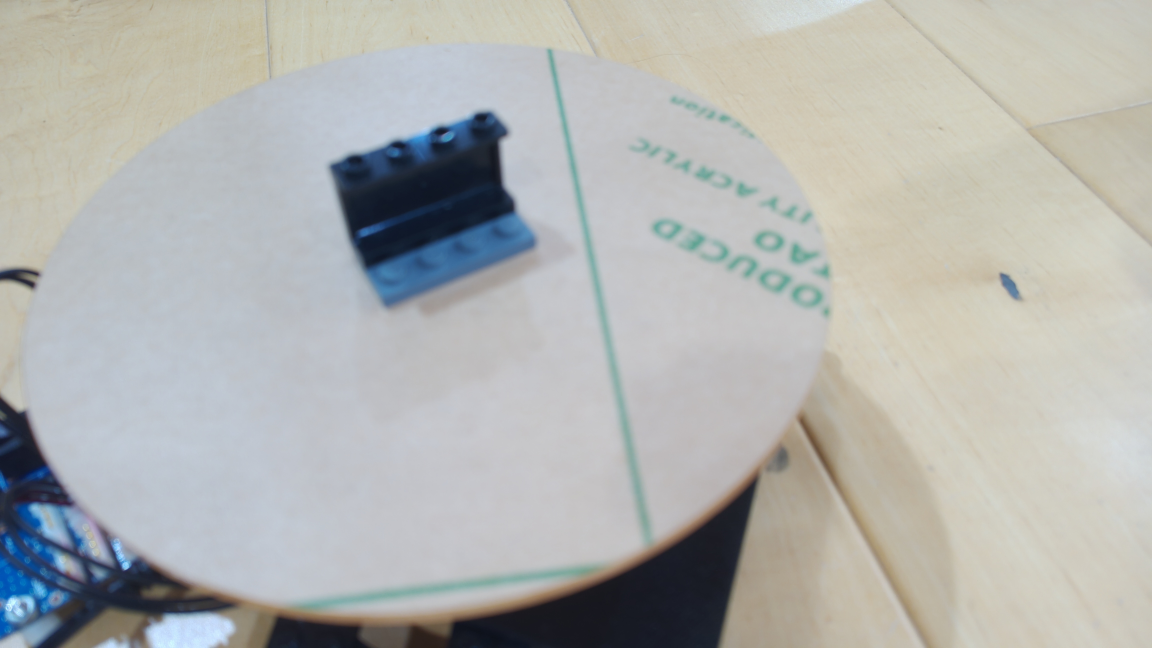
#> input picture captures/capture_0.jpg, 4608 x 2592 px, found by its file name (shown at 1/4 size)
$ python generate_haralick_visuals.py
#> lines starting #> are read from the running program, lines starting #| are printed output that depends on the picture
#!/usr/bin/env python3
"""
Generate high-resolution visual assets for Haralick morphological analysis (docs/haralick.md and Slide 27).
"""

import os
import cv2
import numpy as np
import matplotlib
matplotlib.use('Agg')
import matplotlib.pyplot as plt
from mpl_toolkits.mplot3d import Axes3D
from mpl_toolkits.mplot3d.art3d import Poly3DCollection
from skimage import measure

os.makedirs("docs/images/haralick", exist_ok=True)

# -------------------------------------------------------------
# 1. Figure 1: Turntable Real Photo Comparison
# -------------------------------------------------------------
print("Generating Figure 1: Turntable Real Photo Comparison...")
img3 = cv2.imread("captures_8-16_lesion_3/capture_0.jpg")
#> img3 is the input picture: shape (2592, 4608, 3); mean B, G, R 176.8, 179.5, 178.1
img4 = cv2.imread("captures_8-16_lesion_4/capture_0.jpg")

# Crops around the lesions
# Lesion 3: x=1800, y=844, w=1052, h=692
# Lesion 4: x=1520, y=800, w=1344, h=856
crop3 = img3[700:1700, 1600:3000]
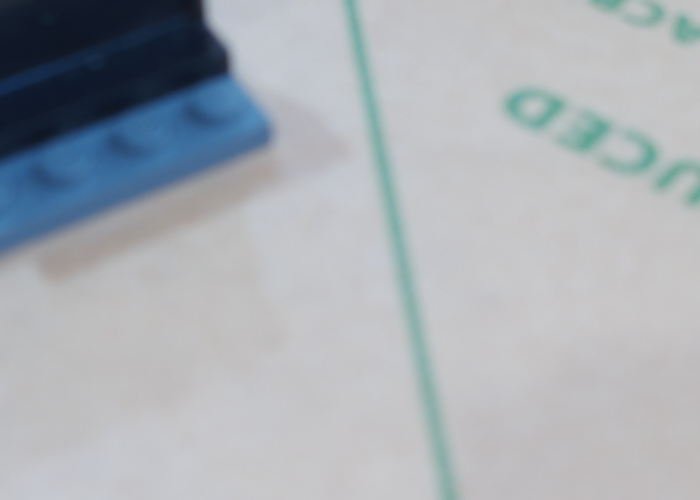
#> crop3: shape (1000, 1400, 3) (shown at 1/2 size); mean B, G, R 179.6, 173.7, 168.2
crop4 = img4[700:1700, 1400:3000]
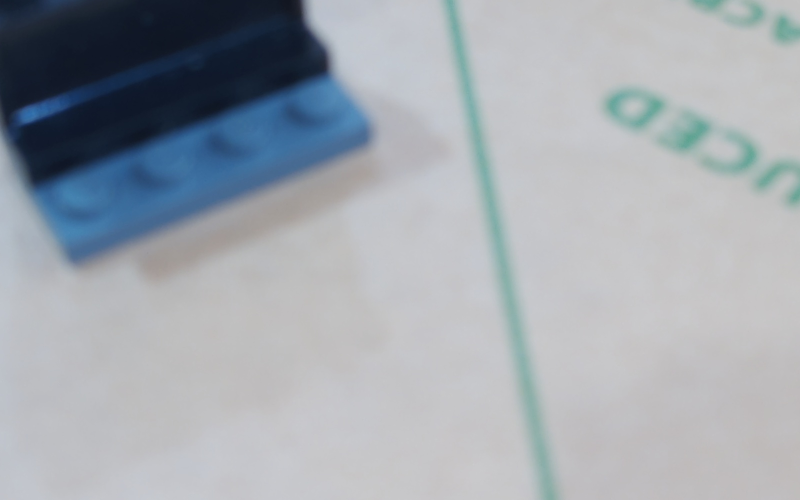
#> crop4: shape (1000, 1600, 3) (shown at 1/2 size); mean B, G, R 175, 168, 162

# Resize crops to identical dimensions (1000x1400)
crop3 = cv2.resize(crop3, (1200, 800))
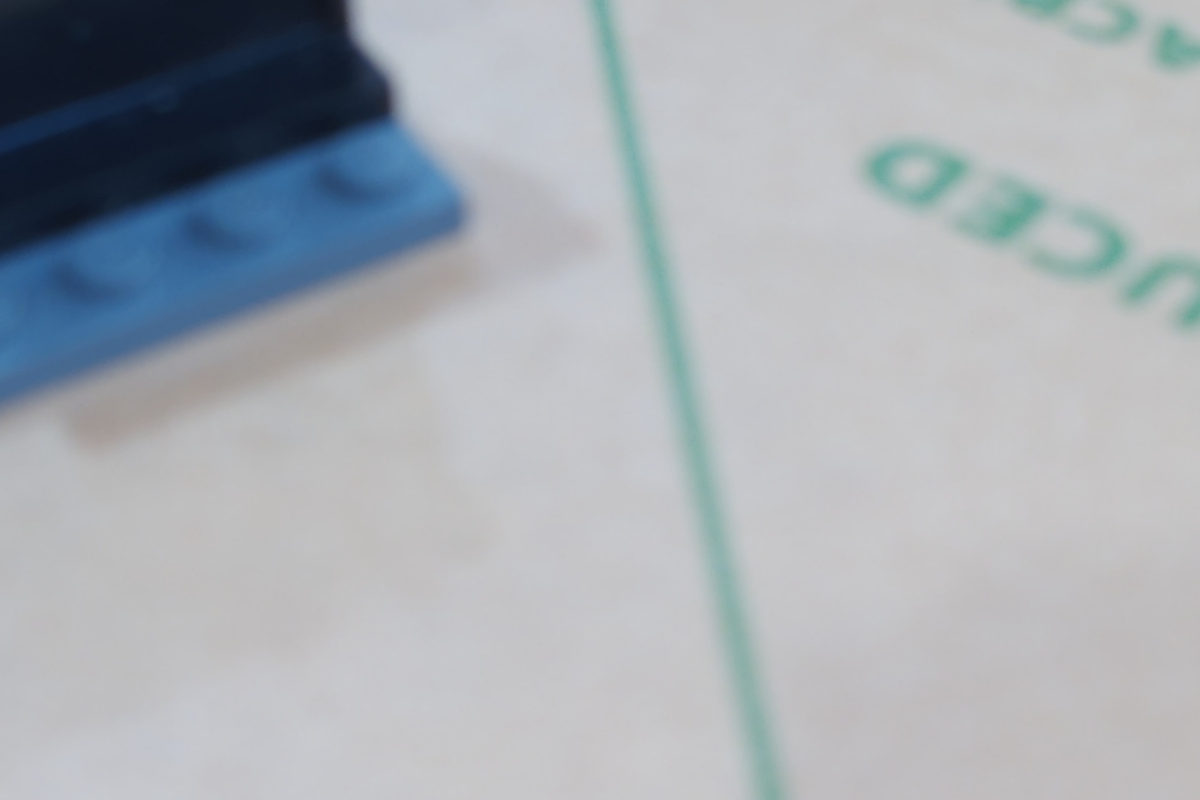
#> crop3: shape (800, 1200, 3); mean B, G, R 179.6, 173.7, 168.2
crop4 = cv2.resize(crop4, (1200, 800))
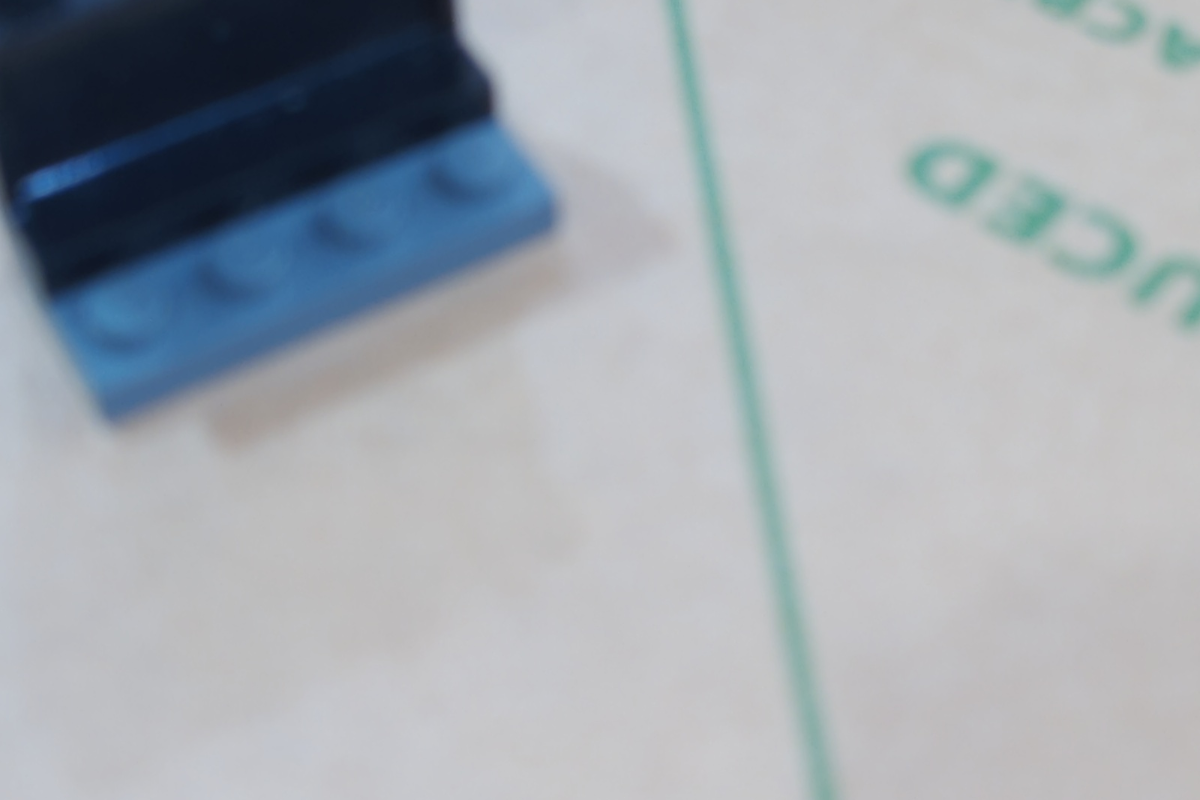
#> crop4: shape (800, 1200, 3); mean B, G, R 174.9, 168, 161.9

# Convert BGR to RGB
crop3 = cv2.cvtColor(crop3, cv2.COLOR_BGR2RGB)
crop4 = cv2.cvtColor(crop4, cv2.COLOR_BGR2RGB)

fig, axes = plt.subplots(1, 2, figsize=(16, 7), facecolor='#0f172a')

# Panel A: Lesion 3
axes[0].imshow(crop3)
axes[0].set_title("Lesion 3 (Baseline Specimen $V_0$)\nPhysical Turntable Capture (Step 0)",
                  color='#38bdf8', fontsize=15, fontweight='bold', pad=12)
axes[0].axis('off')
text_box3 = (
    "• Intended Baseline Volume ($V_0$)\n"
    "• Compact, 2-lobed morphology\n"
    "• High Sphericity: 0.240\n"
    "• Surface Area: 26,630 px²"
)
axes[0].text(0.04, 0.06, text_box3, transform=axes[0].transAxes,
             fontsize=12, color='white', family='monospace',
             bbox=dict(boxstyle='round,pad=0.6', facecolor='#1e293b', edgecolor='#38bdf8', alpha=0.85, lw=1.5))

# Panel B: Lesion 4
axes[1].imshow(crop4)
axes[1].set_title("Lesion 4 (Intentionally Molded with $2.0\\times$ Clay Volume)\nPhysical Turntable Capture (Step 0)",
                  color='#f43f5e', fontsize=15, fontweight='bold', pad=12)
axes[1].axis('off')
text_box4 = (
    "• Target: Double Clay Volume ($2.0\\times V_0$)\n"
    "• Irregular, 3-lobed spreading morphology\n"
    "• Lower Sphericity: 0.145 (Flattened)\n"
    "• Surface Area: 68,361 px² (2.57× spreading)"
)
axes[1].text(0.04, 0.06, text_box4, transform=axes[1].transAxes,
             fontsize=12, color='white', family='monospace',
             bbox=dict(boxstyle='round,pad=0.6', facecolor='#1e293b', edgecolor='#f43f5e', alpha=0.85, lw=1.5))

plt.suptitle("Physical Turntable Ground Truth: Lesion 3 vs Lesion 4\nDemonstrating Intentional Mass Doubling Combined with Morphological Deformation",
             color='white', fontsize=17, fontweight='bold', y=0.98)
plt.tight_layout()
fig.savefig("docs/images/haralick/lesion3_vs_lesion4_turntable.png", dpi=200, bbox_inches='tight', facecolor='#0f172a')
plt.close()
print("Saved docs/images/haralick/lesion3_vs_lesion4_turntable.png")


# -------------------------------------------------------------
# 2. Figure 2: 3D Solid Voxel Meshes Comparison
# -------------------------------------------------------------
print("Generating Figure 2: 3D Solid Voxel Meshes Comparison...")
#> (the run stopped early here; a loop or call above may not have finished)

$ run again, with captures/capture_19.jpg copied over captures/capture_0.jpg
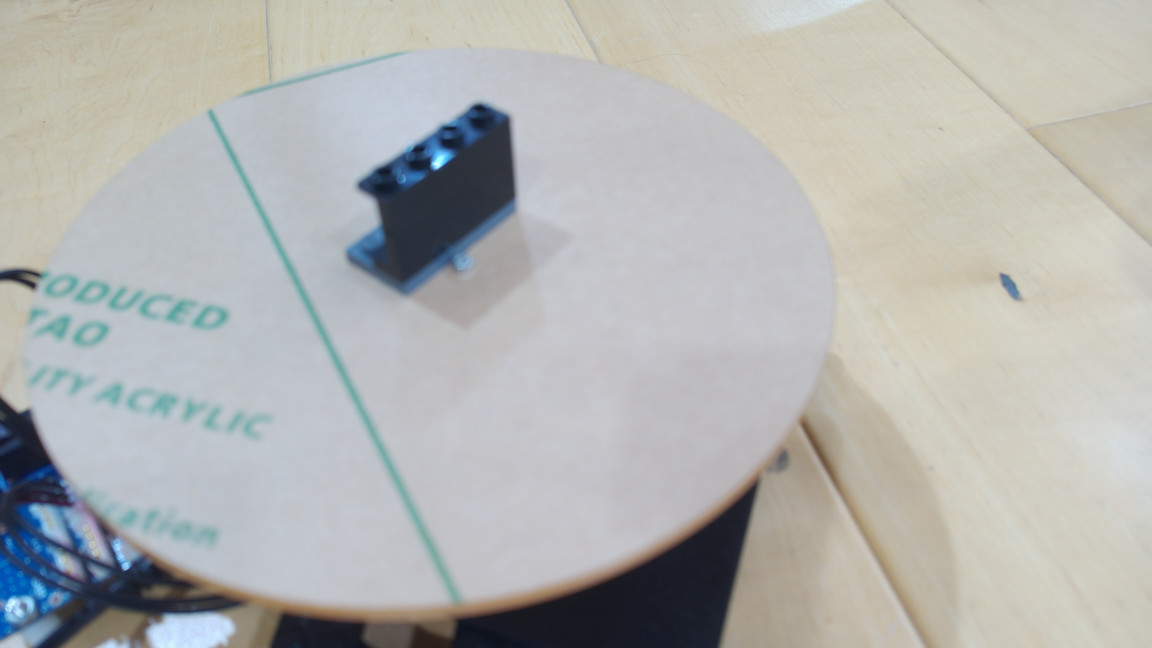
#> input picture captures/capture_19.jpg, 4608 x 2592 px, found by its file name (shown at 1/4 size)
#> img3 is the input picture: shape (2592, 4608, 3); mean B, G, R 177.8, 180.2, 179
#> `crop3 = img3[700:1700, 1600:3000]`:
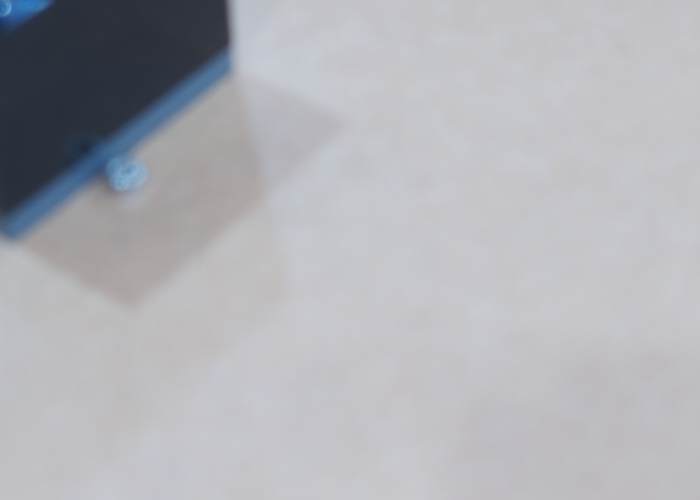
#> crop3: shape (1000, 1400, 3) (shown at 1/2 size); mean B, G, R 182.6, 177.2, 176.3
#> `crop4 = cv2.resize(crop4, (1200, 800))`:
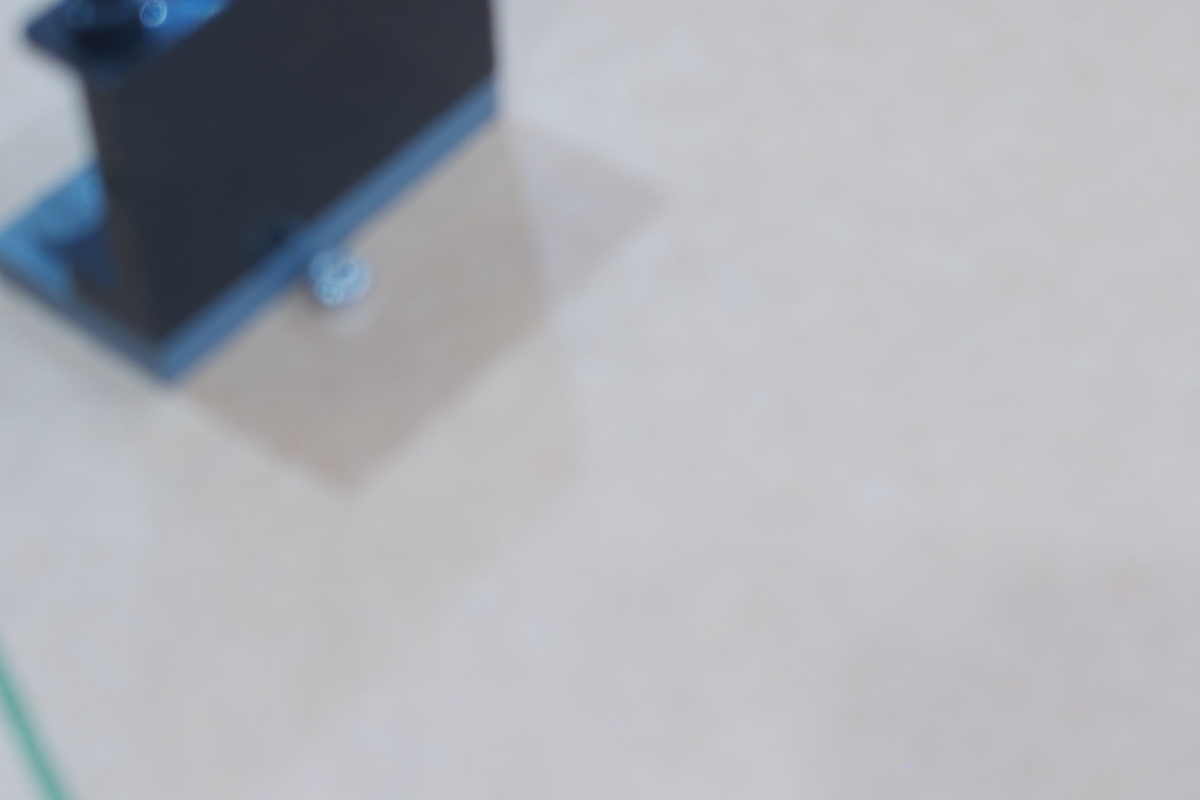
#> crop4: shape (800, 1200, 3); mean B, G, R 180.2, 174.1, 172
